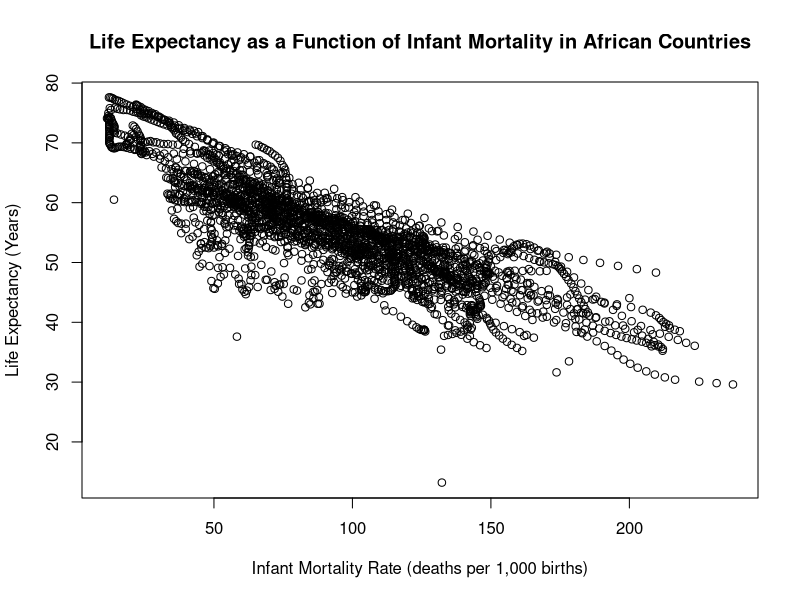
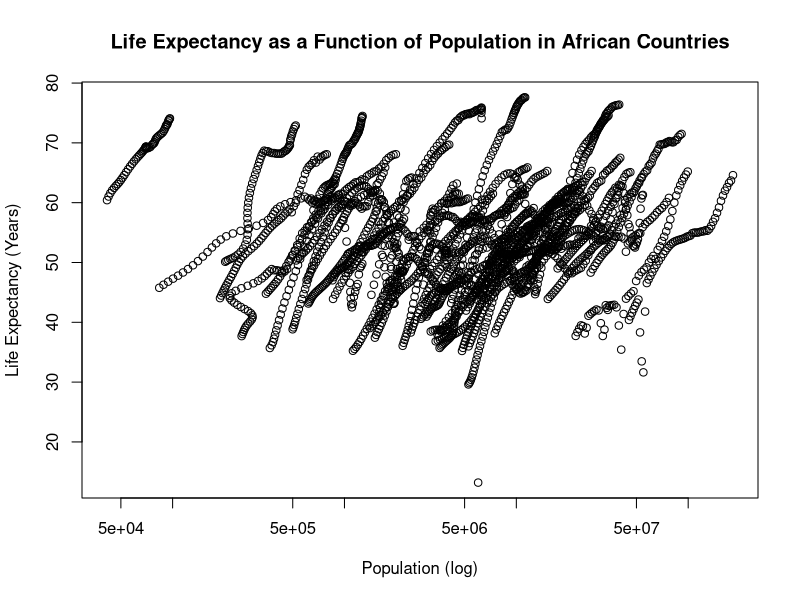
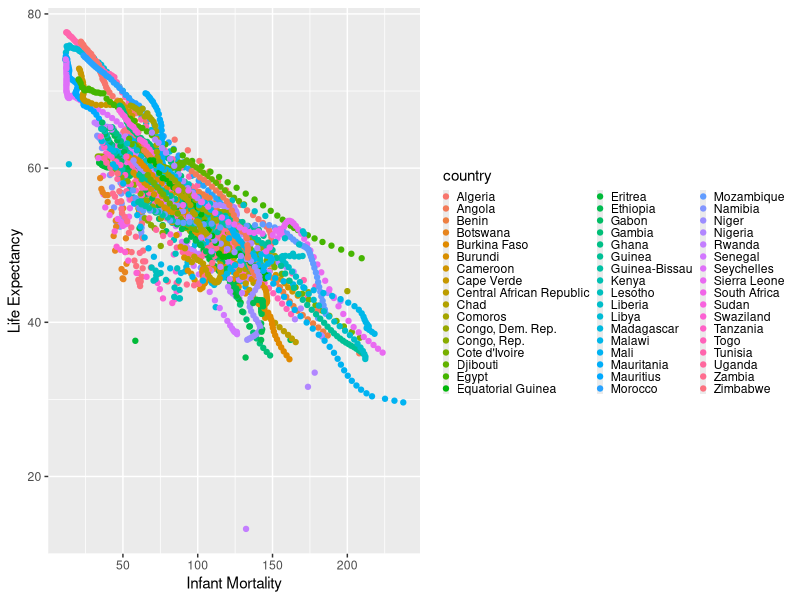
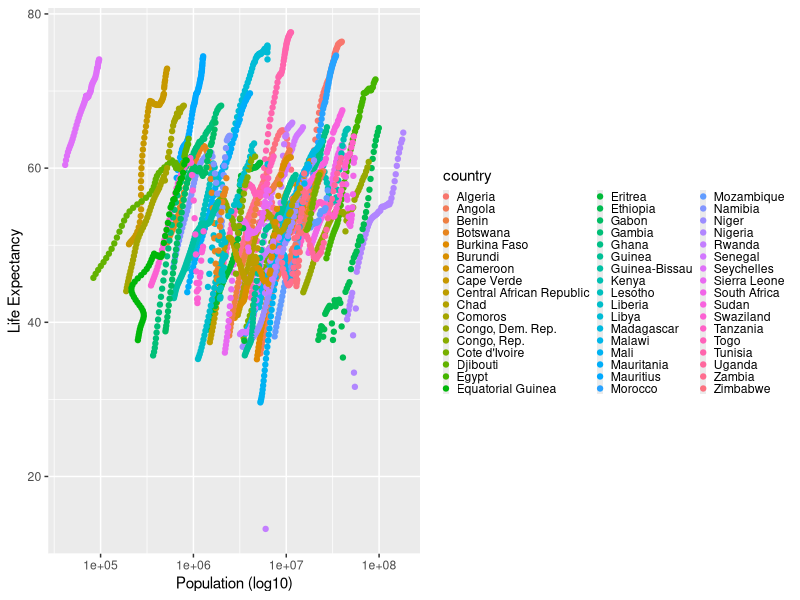
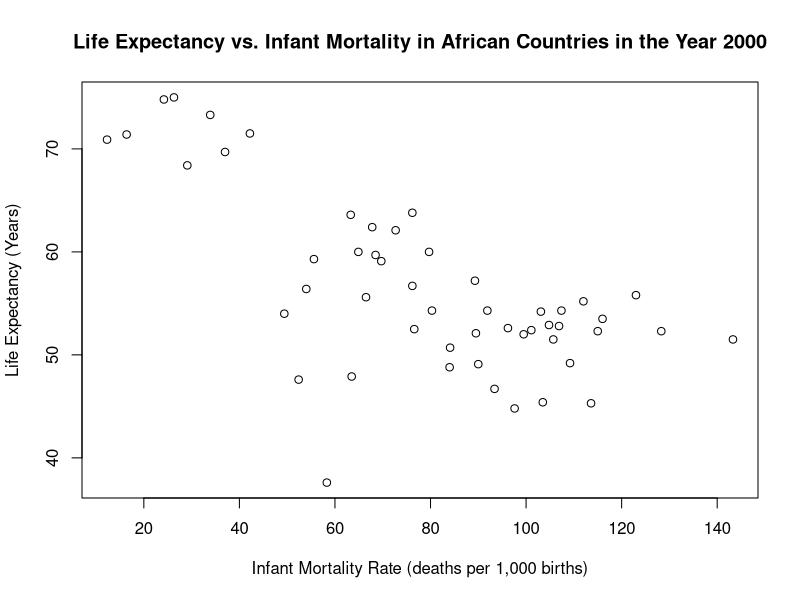
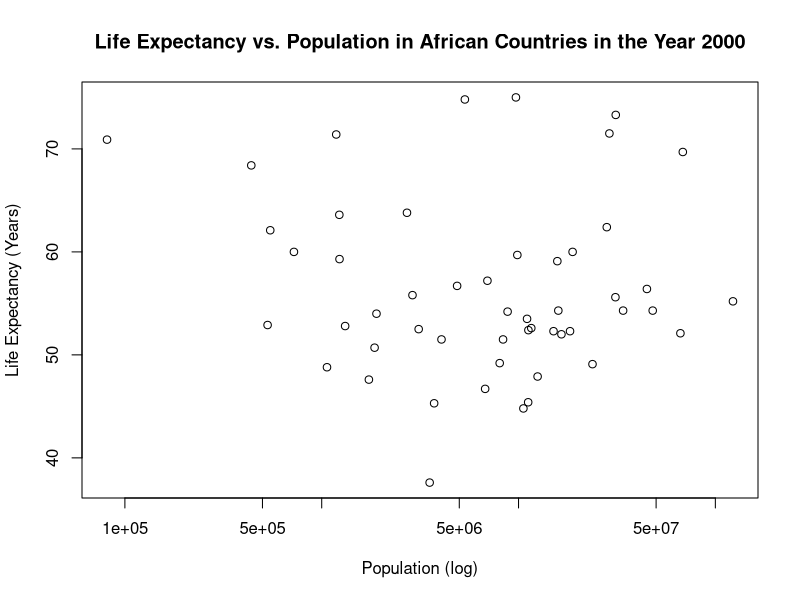
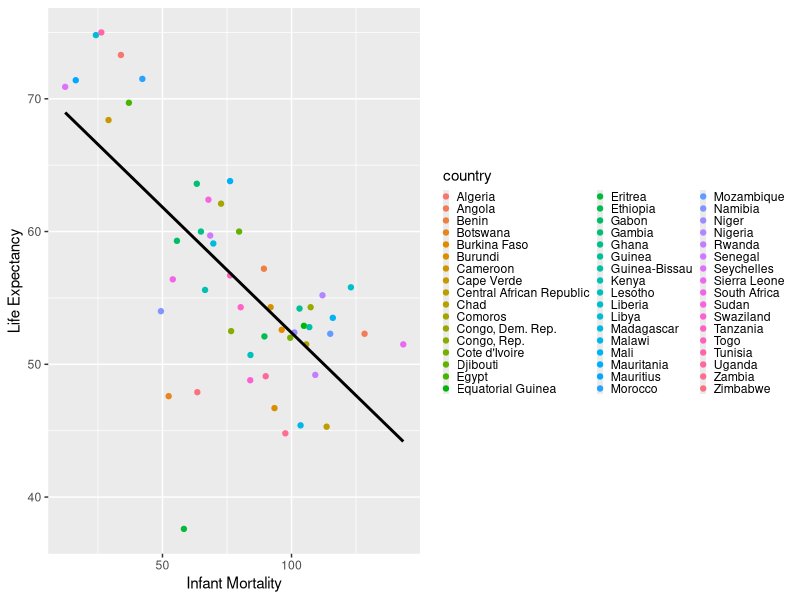

Generate these figures, in order, with R:
## ---- chunk 1
library(dslabs)

#use the help function tosee what the dataset gapminder contains

help(gapminder)
#?gapminder would also work

#inspect the data 

str(gapminder)

summary(gapminder)

class(gapminder)

names(gapminder)

## ---- chunk 2
#Tidyverse Exercise 

#Using further packages we can make our data wrangling a bit easier. Load the tidyverse and skimr packages.

library(tidyverse)
library(skimr)

## ---- chunk 3
#Tidyverse Exercise

#Use the glimpse function from dplyr to look at the gapminder data.

glimpse(gapminder)

#Glimpse shows a data set with 10,545 observations and 9 variables. Variables are listed in rows containing the variable name, class, and a few early observations from the set. Glimpse appears to be similar to a "cleaner" version of the str function.

## ---- chunk 4
#Tidyverse Exercise

#Use the skim function from skimr to look at the gapminder data.

skim(gapminder)

#Skim generates a summary of the gapminder data with particular emphasis on the variables in the set. Skim breaks down each of the variables and provides a short summary that is relevant to the data class. Skim also provides the total obsevations and missing values for each variable in the data set. 
## ---- chunk 5

#assign only the African countries to new objects/variables 

africadata = subset(gapminder, continent == "Africa")
summary(africadata)


## ---- chunk 6
#Tidyverse Exercise

#Extract only the African countries from the gapminder data set. 

africancountries <- filter(gapminder, continent == "Africa")

#The object africancountries is used to store data for this exercise to distinguish itself from the previous object africadata. It should be noted that both objects contain the same data with 2907 observations and 9 variables. 

#To convert the data to a "friendly" viewing format convert the object africancountries into a tibble. This step is not mandatory, however it formats the data into a clean view and prevents R from printing all of the data into the console if you view the object. Note the number of observations and variables remains the same.

africatibble <- tbl_df(africancountries)
africatibble

## ---- chunk 7

#make two new variables: one that contains only infant_mortality and life_expectancy and one that contains only population and life_expectancy. The c() function might be useful to efficiently pull out the variables you want. 

africa_data_set1 = subset(africadata, select=c(infant_mortality, life_expectancy))
africa_data_set2 = subset(africadata, select=c(population, life_expectancy))

#You should have two new objects/variables with 2907 rows and two columns.
#NOTE: We no longer have the country information. 
#what are the units on infant mortality?

#Use the str, and summary commands to take a look at both variables.

str(africa_data_set1)
summary(africa_data_set1)


## ---- chunk 8
#Tidyverse Exercise

#Using only African countries select the following variables to keep: infant_mortality, life_expectancy, population, and country. Create a new object using the previously made africatibble and use the select function to choose the variables of interest. 

africa_plot_data <- select(africatibble, life_expectancy, infant_mortality, population, country)

africa_plot_data

#The result is a tibble with 2907 observations and 4 variables. Note this outcome could also be acheived by selecting all variables that are not of interest and placing a - symbol in front of each of their names. 

## ---- chunk 9
#plot life expectancy as a function of infant mortality 

plot(africa_data_set1$infant_mortality, africa_data_set1$life_expectancy, xlab = "Infant Mortality Rate (deaths per 1,000 births)", ylab = "Life Expectancy (Years)", main = "Life Expectancy as a Function of Infant Mortality in African Countries")

#plot life expectancy as a function of population size 

plot(africa_data_set2$population, africa_data_set2$life_expectancy, log = "x", xlab = "Population (log)", ylab = "Life Expectancy (Years)", main = "Life Expectancy as a Function of Population in African Countries")
## ---- chunk 10
#Tidyverse Exercise 

#Make two plots using ggplot for life expectancy as a function of infant mortality and population. Assign different colors for each country in the data set. 

#Note there are two different plotting functions within ggplot2: qplot (quick plot) and ggplot. qplot is streamlined and useful for simple figures and ggplot is ideal for more complex figures. I will use qplot for my first two plots and ggplot for the third.

#Make a plot of life expectancy vs. infant mortality.

#Using the qplot function input the desired variables starting with x then y, color defines the data point color, data assigns the africa_plot_data object, the labs function creates professional labels for the x and y axes, and the theme function sets formatting to the figure legend. 

qplot(infant_mortality, life_expectancy, color = country, data = africa_plot_data) + labs(y = "Life Expectancy", x = "Infant Mortality") + theme(legend.key.size = unit(0.2, "cm"), legend.key.width = unit(0.1, "cm"))

#The resulting scatterplot shows the same negative correlation seen in the previous exercise with the addition of a color coded legend to illistrate different countries. The warning of the removal of 226 rows is consistent with the measure of NA values for infant mortality and was expected with the creation of this plot. 

#Make a plot of life expectancy vs. population. Remember to set the population size to a log scale.

qplot(population, life_expectancy, color = country, data = africa_plot_data) + labs(y = "Life Expectancy", x = "Population (log10)") + scale_x_log10() + theme(legend.key.size = unit(0.2, "cm"), legend.key.width = unit(0.1, "cm"))

#The resulting scatter plot shows the same "streaks" seen in the first coding exercise with the addition of color coded countries. With the addition of color it is easier to see that as population within a country increases life expectancy increases also. The warning of the removal of 51 rows is consistent with the measure of NA values for population and was expected with the creation of this plot.  

## ---- chunk 11

#Write some base R code that figures out which years have missing data for infant mortality. The is.na() function might be helpful. You can use the print() function to print the missing years to the console.


#check_na = is.na(africadata$infant_mortality[8])

#print(africadata$year[8])


years_missing_data = data.frame()

x = 2907

for(x in 1:2907){
if(is.na(africadata$infant_mortality[x] == "TRUE")){years_missing_data = rbind(years_missing_data, africadata$year[x])}}


#You should find that there is missing up to 1981 and then again for 2016. So we’ll avoid those years and go with 2000 instead. 

#create a new object by extracting only the data for the year 2000 from the africadata object. You should end up with 51 observations and 9 variables. Check it with str and summary

year_2000 = subset(africadata, year == 2000)

str(year_2000)
summary(year_2000)

## ---- chunk 12

#use base R plotting again and do the same two plots again, this time only for the year 2000

plot(year_2000$infant_mortality, year_2000$life_expectancy, xlab = "Infant Mortality Rate (deaths per 1,000 births)", ylab = "Life Expectancy (Years)", main = "Life Expectancy vs. Infant Mortality in African Countries in the Year 2000")

plot(year_2000$population, year_2000$life_expectancy, log = "x", xlab = "Population (log)", ylab = "Life Expectancy (Years)", main = "Life Expectancy vs. Population in African Countries in the Year 2000")


## ---- chunk 13
# Use the lm function and fit life expectancy as the outcome, and infant mortality as the predictor. Then use the population size as the predictor. 

fit1 = lm(year_2000$life_expectancy ~ year_2000$infant_mortality)

summary(fit1)

fit2 = lm(year_2000$life_expectancy ~ year_2000$population)

summary(fit2)

## ---- chunk 14
#Tidyverse Exercise

#Write code that pulls Africa and the year 2000 out of the gapminder data set and then plot life expectancy as a function of infant mortality with a linear fit model added. 

#First create an object to select for Africa from the continent variable, and 2000 from the year variable.

africa2000 <- filter(gapminder, continent == "Africa" & year == 2000)

#Plot life expectancy vs. infant mortality with the addition of a linear fit model. 

#Using the ggplot function define the africa2000 data and set the axes. geom_point defines a scatterplot, stat_smooth applies the linear fit with the method set to "lm", col sets the color of the regression line, se applies or removes the standard error field surrounding the line. 

ggplot(africa2000, aes(x = infant_mortality, y = life_expectancy, color = country)) + geom_point() + stat_smooth(method = "lm", col = "black", se = FALSE) + labs(y = "Life Expectancy", x = "Infant Mortality") + theme(legend.key.size = unit(0.2, "cm"), legend.key.width = unit(0.1, "cm"))

#The resulting plot shows a distinct negative correlation between life expectancy and infant mortality as expected from the previous exercise. 
